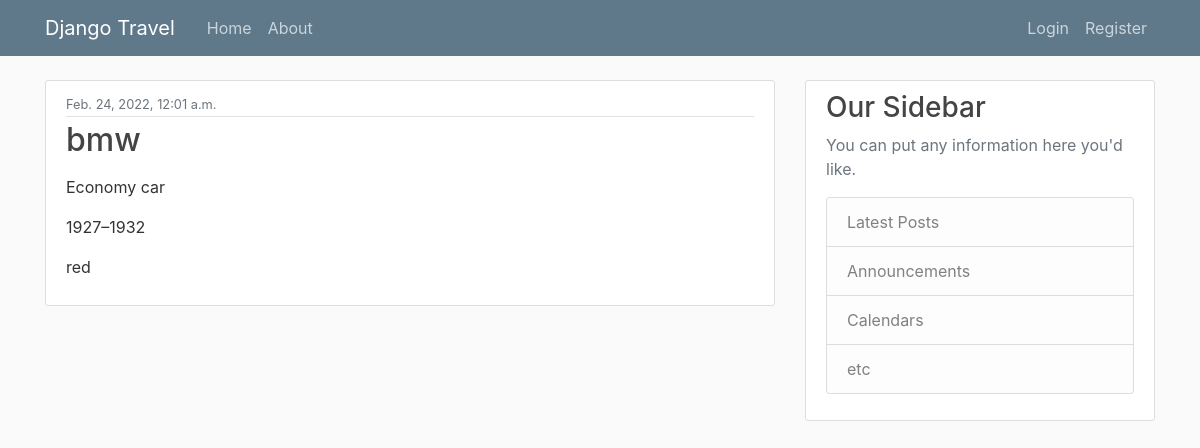
The app's page /, older data.
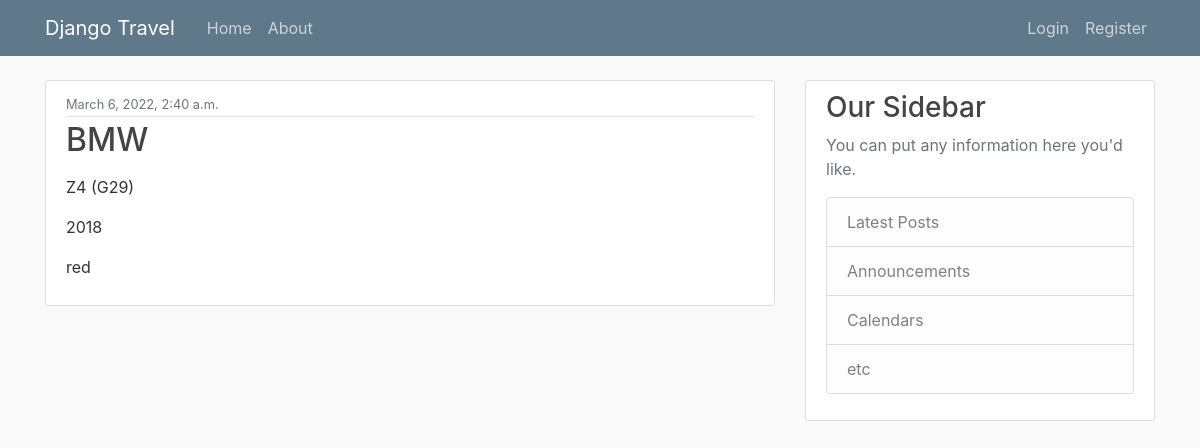
The same page, newer data.
### home/models.py (models this page shows)
class Vehicle(models.Model):
    vehicle_name = models.CharField(max_length=30)
    model_name = models.CharField(max_length=30)
    production_year = models.CharField(max_length=50)
    vehicle_color = models.CharField(max_length=30)
    created_at = models.DateTimeField(default=timezone.now)
    user = models.ForeignKey(NewUser, on_delete=models.CASCADE, null=True)

### home/views.py (the view)
# urls.py: path('', include('home.urls')),
def home(request):
    context = {
        'vehicles': Vehicle.objects.all()
    }
    return render(request, 'home/home.html', context)

### home/templates/home/home.html (shortened to what this page needs)
{% extends "home/base.html" %}
{% block content %}
    {% for vehicle in vehicles %}
        <article class="media content-section">
          <div class="media-body">
            <div class="article-metadata">
              <small class="text-muted">{{ vehicle.created_at }}</small>
            </div>
            <h2><a class="article-title" href="#">{{ vehicle.vehicle_name }}</a></h2>
            <p class="article-content">{{ vehicle.model_name }}</p>
            <p class="article-content">{{ vehicle.production_year }}</p>
            <plass="article-content">{{ vehicle.vehicle_color }}</p>
          </div>
        </article>
    {% endfor %}
{% endblock content %}

Row changes from the older to the newer data that the page shows:
changed Vehicle "red": created_at "Feb. 24, 2022, 12:01 a.m." → "March 6, 2022, 2:40 a.m."; vehicle_name "bmw" → "BMW"; model_name "Economy car" → "Z4 (G29)"; production_year "1927–1932" → "2018"
